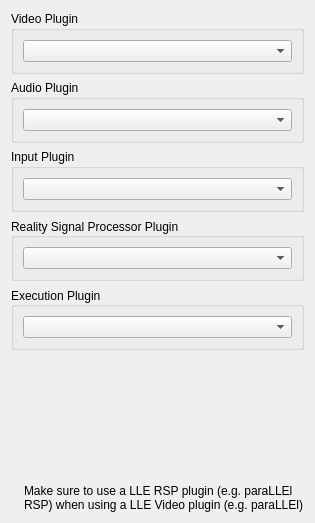
             <widget class="QWidget" name="innerGamePluginsTab">
              <attribute name="title">
               <string>Plugins</string>
              </attribute>
              <layout class="QVBoxLayout" name="verticalLayout_16">
               <item>
                <widget class="QGroupBox" name="groupBox_19">
                 <property name="enabled">
                  <bool>true</bool>
                 </property>
                 <property name="title">
                  <string>Video Plugin</string>
                 </property>
                 <property name="checkable">
                  <bool>false</bool>
                 </property>
                 <property name="checked">
                  <bool>false</bool>
                 </property>
                 <layout class="QHBoxLayout" name="horizontalLayout_56">
                  <item>
                   <widget class="QComboBox" name="gameVideoPluginsComboBox">
                    <property name="sizePolicy">
                     <sizepolicy hsizetype="Expanding" vsizetype="Fixed">
                      <horstretch>0</horstretch>
                      <verstretch>0</verstretch>
                     </sizepolicy>
                    </property>
                   </widget>
                  </item>
                 </layout>
                </widget>
               </item>
               <item>
                <widget class="QGroupBox" name="groupBox_16">
                 <property name="enabled">
                  <bool>true</bool>
                 </property>
                 <property name="title">
                  <string>Audio Plugin</string>
                 </property>
                 <property name="checkable">
                  <bool>false</bool>
                 </property>
                 <property name="checked">
                  <bool>false</bool>
                 </property>
                 <layout class="QHBoxLayout" name="horizontalLayout_55">
                  <item>
                   <widget class="QComboBox" name="gameAudioPluginsComboBox">
                    <property name="sizePolicy">
                     <sizepolicy hsizetype="Expanding" vsizetype="Fixed">
                      <horstretch>0</horstretch>
                      <verstretch>0</verstretch>
                     </sizepolicy>
                    </property>
                   </widget>
                  </item>
                 </layout>
                </widget>
               </item>
               <item>
                <widget class="QGroupBox" name="groupBox_20">
                 <property name="enabled">
                  <bool>true</bool>
                 </property>
                 <property name="title">
                  <string>Input Plugin</string>
                 </property>
                 <property name="checkable">
                  <bool>false</bool>
                 </property>
                 <property name="checked">
                  <bool>false</bool>
                 </property>
                 <layout class="QHBoxLayout" name="horizontalLayout_57">
                  <item>
                   <widget class="QComboBox" name="gameInputPluginsComboBox">
                    <property name="sizePolicy">
                     <sizepolicy hsizetype="Expanding" vsizetype="Fixed">
                      <horstretch>0</horstretch>
                      <verstretch>0</verstretch>
                     </sizepolicy>
                    </property>
                   </widget>
                  </item>
                 </layout>
                </widget>
               </item>
               <item>
                <widget class="QGroupBox" name="groupBox_21">
                 <property name="enabled">
                  <bool>true</bool>
                 </property>
                 <property name="title">
                  <string>Reality Signal Processor Plugin</string>
                 </property>
                 <property name="alignment">
                  <set>Qt::AlignmentFlag::AlignLeading|Qt::AlignmentFlag::AlignLeft|Qt::AlignmentFlag::AlignVCenter</set>
                 </property>
                 <property name="flat">
                  <bool>false</bool>
                 </property>
                 <property name="checkable">
                  <bool>false</bool>
                 </property>
                 <property name="checked">
                  <bool>false</bool>
                 </property>
                 <layout class="QHBoxLayout" name="horizontalLayout_58">
                  <item>
                   <widget class="QComboBox" name="gameRspPluginsComboBox">
                    <property name="sizePolicy">
                     <sizepolicy hsizetype="Expanding" vsizetype="Fixed">
                      <horstretch>0</horstretch>
                      <verstretch>0</verstretch>
                     </sizepolicy>
                    </property>
                   </widget>
                  </item>
                 </layout>
                </widget>
               </item>
               <item>
                <widget class="QGroupBox" name="groupBox_29">
                 <property name="enabled">
                  <bool>true</bool>
                 </property>
                 <property name="title">
                  <string>Execution Plugin</string>
                 </property>
                 <property name="alignment">
                  <set>Qt::AlignLeading|Qt::AlignLeft|Qt::AlignVCenter</set>
                 </property>
                 <property name="flat">
                  <bool>false</bool>
                 </property>
                 <property name="checkable">
                  <bool>false</bool>
                 </property>
                 <property name="checked">
                  <bool>false</bool>
                 </property>
                 <layout class="QHBoxLayout" name="horizontalLayout_66">
                  <item>
                   <widget class="QComboBox" name="gameExecutionPluginsComboBox">
                    <property name="sizePolicy">
                     <sizepolicy hsizetype="Expanding" vsizetype="Fixed">
                      <horstretch>0</horstretch>
                      <verstretch>0</verstretch>
                     </sizepolicy>
                    </property>
                   </widget>
                  </item>
                 </layout>
                </widget>
               </item>
               <item>
                <spacer name="verticalSpacer_10">
                 <property name="orientation">
                  <enum>Qt::Orientation::Vertical</enum>
                 </property>
                 <property name="sizeHint" stdset="0">
                  <size>
                   <width>20</width>
                   <height>128</height>
                  </size>
                 </property>
                </spacer>
               </item>
               <item>
                <layout class="QHBoxLayout" name="emulationInfoLayout_6">
                 <item>
                  <widget class="QLabel" name="infoIconLabel_8">
                   <property name="sizePolicy">
                    <sizepolicy hsizetype="Minimum" vsizetype="Preferred">
                     <horstretch>0</horstretch>
                     <verstretch>0</verstretch>
                    </sizepolicy>
                   </property>
                   <property name="text">
                    <string/>
                   </property>
                   <property name="pixmap">
                    <pixmap>:/newPrefix/Resource/Info.ico</pixmap>
                   </property>
                   <property name="wordWrap">
                    <bool>false</bool>
                   </property>
                  </widget>
                 </item>
                 <item>
                  <widget class="QLabel" name="label_68">
                   <property name="sizePolicy">
                    <sizepolicy hsizetype="Expanding" vsizetype="Minimum">
                     <horstretch>0</horstretch>
                     <verstretch>0</verstretch>
                    </sizepolicy>
                   </property>
                   <property name="midLineWidth">
                    <number>1</number>
                   </property>
                   <property name="text">
                    <string>Make sure to use a LLE RSP plugin (e.g. paraLLEl RSP) when using a LLE Video plugin (e.g. paraLLEl)</string>
                   </property>
                   <property name="textFormat">
                    <enum>Qt::TextFormat::PlainText</enum>
                   </property>
                   <property name="wordWrap">
                    <bool>true</bool>
                   </property>
                  </widget>
                 </item>
                </layout>
               </item>
              </layout>
             </widget>
